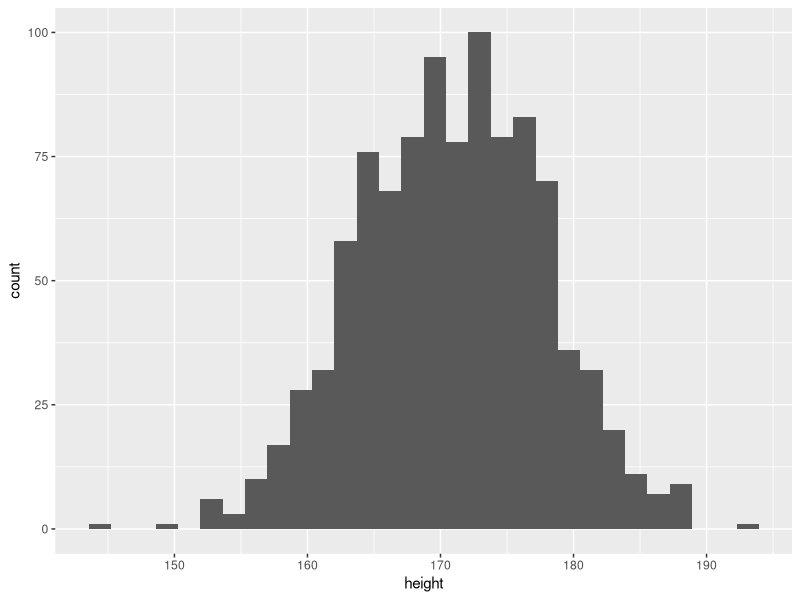
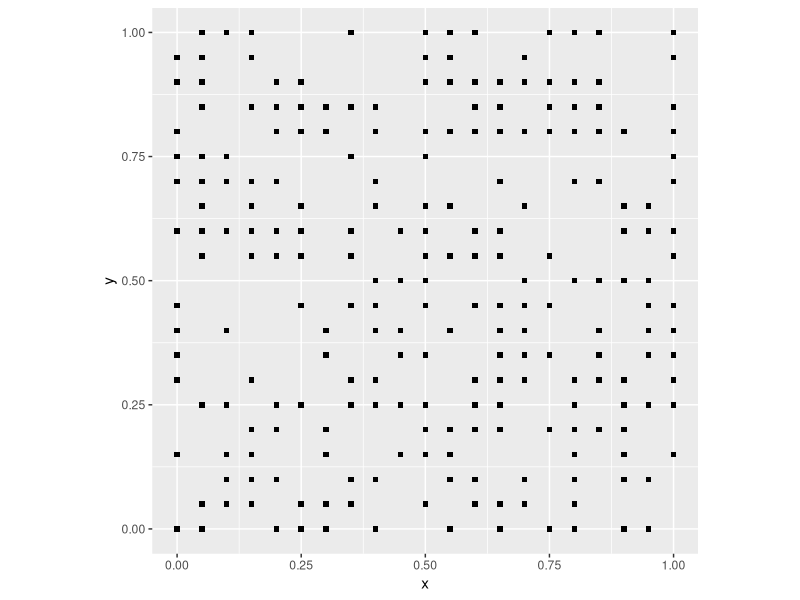
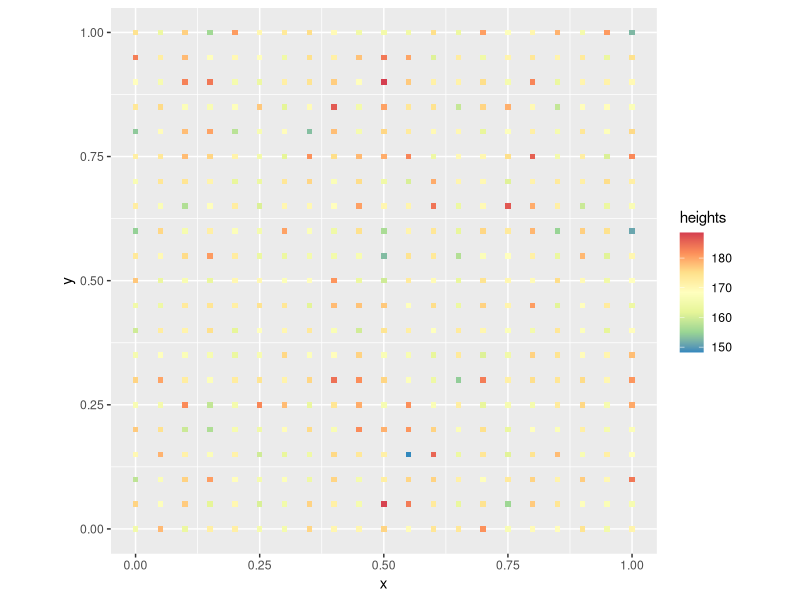
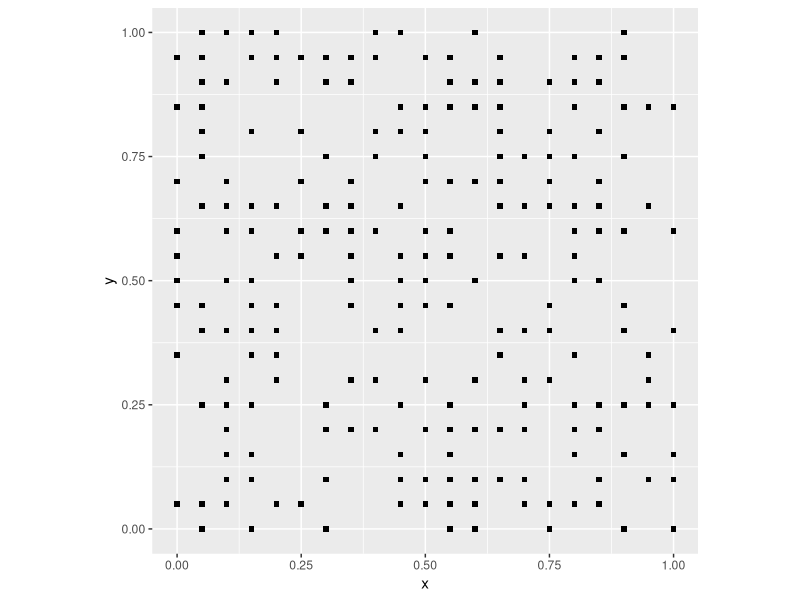
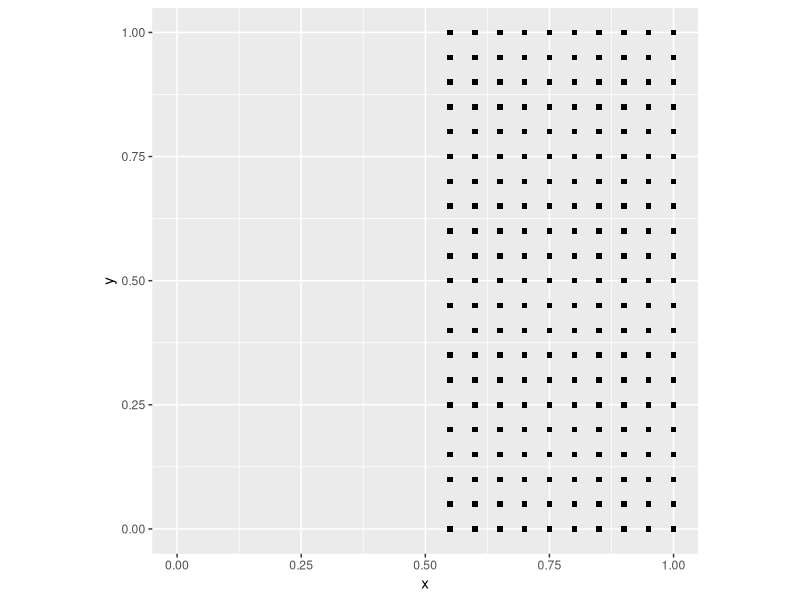
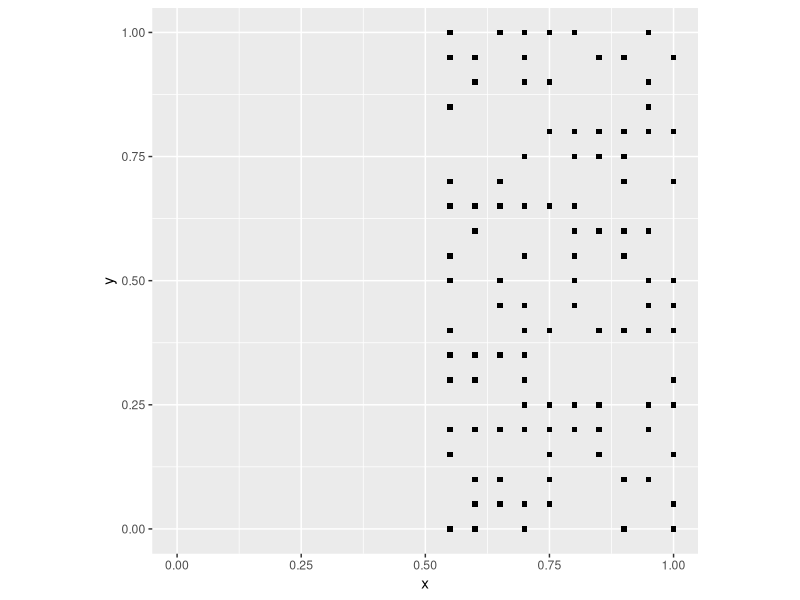
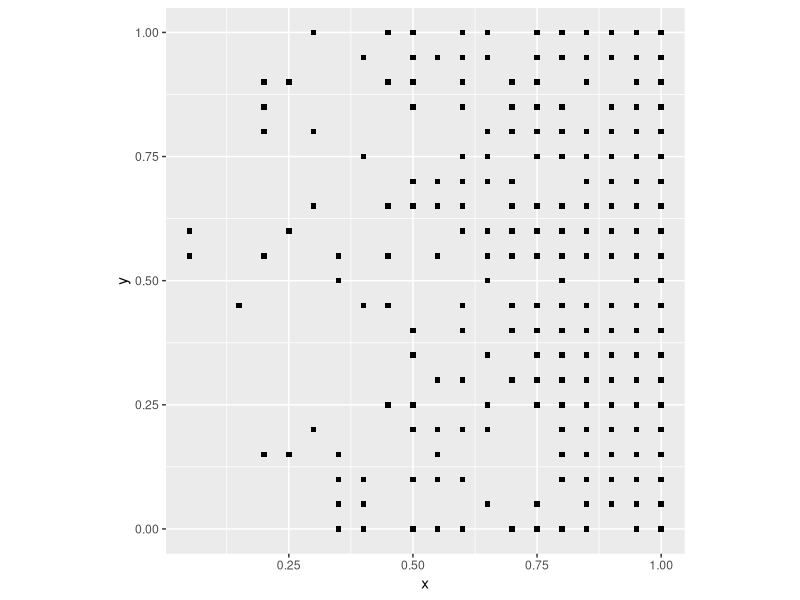
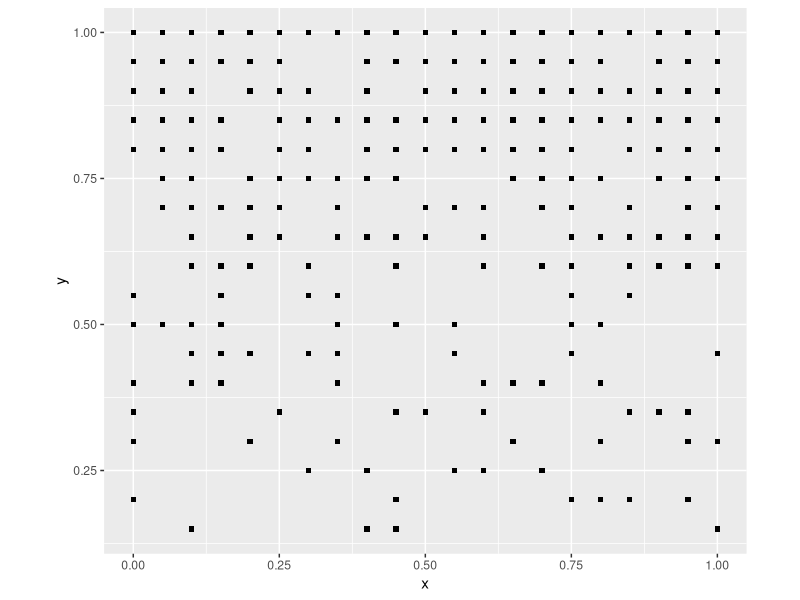

Write the R code that produced these figures, in order.
## ---- chunk 1
rm(list = ls())
## ---- chunk 2
library(tidyverse)
## ---- chunk 3
rbinom(n = 1, size = 1, prob = 0.5)
## ---- chunk 4
n <- 1000 # Number of people tossing the coin one time.
coin_flips <- rbinom(n = n, size = 1, prob = 0.5)
sum(coin_flips)/n
## ---- chunk 5
rnorm(1, mean = 0, sd = 1)
## ---- chunk 6
rnorm(1, mean = 170.7, sd = 7)
## ---- chunk 7
n <- 1000
height <- rnorm(n, mean = 170.7, sd = 7)
height <- data.frame(height)
ggplot(data = height, aes(x = height)) + geom_histogram()
## ---- chunk 8
coords <- expand.grid(x = seq(from = 0, to = 1, by = 0.05),
                      y = seq(from = 0, to = 1, by = 0.05))
## ---- chunk 9
events <- rbinom(n = nrow(coords), size = 1, prob = 0.5)
## ---- chunk 10
null_pattern <- data.frame(coords, events)
## ---- chunk 11
ggplot() + 
  geom_point(data = subset(null_pattern, events == 1), aes(x = x, y = y), shape = 15) +
  coord_fixed()
## ---- chunk 12
heights <- rnorm(n = nrow(coords), mean = 170.7, sd = 7)
## ---- chunk 13
null_trend <- data.frame(coords, heights)
## ---- chunk 14
ggplot() + 
  geom_point(data = null_trend, aes(x = x, y = y, color = heights), shape = 15) +
  scale_color_distiller(palette = "Spectral") +
  coord_fixed()
## ---- chunk 15
coords <- expand.grid(x = seq(from = 0, to = 1, by = 0.05), y = seq(from = 0, to = 1, by = 0.05))
## ---- chunk 16
events <- rbinom(n = nrow(coords), size = 1, prob = 0.5)
null_pattern <- data.frame(coords, events)
ggplot() + 
  geom_point(data = subset(null_pattern, events == 1), aes(x = x, y = y), shape = 15) +
  coord_fixed()
## ---- chunk 17
deterministic_point_pattern <- coords
deterministic_point_pattern <- mutate(deterministic_point_pattern, events = round(x))
ggplot() + 
  geom_point(data = subset(deterministic_point_pattern, events == 1), aes(x = x, y = y), shape = 15) +
  xlim(0, 1) +
  coord_fixed()
## ---- chunk 18
stochastic_point_pattern <- coords
stochastic_point_pattern <- 
  mutate(stochastic_point_pattern, 
         events = round(x) - round(x) * rbinom(n = nrow(coords), size = 1, prob = 0.5))
ggplot() + 
  geom_point(data = subset(stochastic_point_pattern, events == 1), aes(x = x, y = y), shape = 15) +
  xlim(0, 1) +
  coord_fixed()
## ---- chunk 19
pattern1 <- coords
## ---- chunk 20
pattern1 <- mutate(pattern1, events = rbinom(n = nrow(pattern1), size = 1, prob = (x)))
## ---- chunk 21
ggplot() + 
  geom_point(data = subset(pattern1, events == 1), aes(x = x, y = y), shape = 15) +
  coord_fixed()
## ---- chunk 22
pattern1 <- mutate(pattern1, events = rbinom(n = nrow(pattern1), size = 1, prob = (y)))
ggplot() + 
  geom_point(data = subset(pattern1, events == 1), aes(x = x, y = y), shape = 15) +
  coord_fixed()
## ---- chunk 23
pattern1 <- mutate(pattern1, events = rbinom(n = nrow(pattern1), size = 1, prob = (x * y)))
ggplot() + 
  geom_point(data = subset(pattern1, events == 1), aes(x = x, y = y), shape = 15) +
  coord_fixed()
## ---- chunk 24
pattern1 <- coords
pattern1 <- mutate(pattern1, 
                   distance = sqrt((0.5 - x)^2 + (0.5 - y)^2), 
                   events = rbinom(n = nrow(pattern1), size = 1, prob = 1 - exp(-0.5 * distance)))
## ---- chunk 25
ggplot() + 
  geom_point(data = subset(pattern1, events == 1), aes(x = x, y = y), shape = 15) +
  coord_fixed()
## ---- chunk 26
trend1 <- coords
## ---- chunk 27
trend1 <- mutate(trend1, heights = 160 + 20 * y  + rnorm(n = nrow(pattern1), mean = 0, sd = 7))
## ---- chunk 28
ggplot() + 
  geom_point(data = trend1, aes(x = x, y = y, color = heights), shape = 15) +
  scale_color_distiller(palette = "Spectral") +
  coord_fixed()
